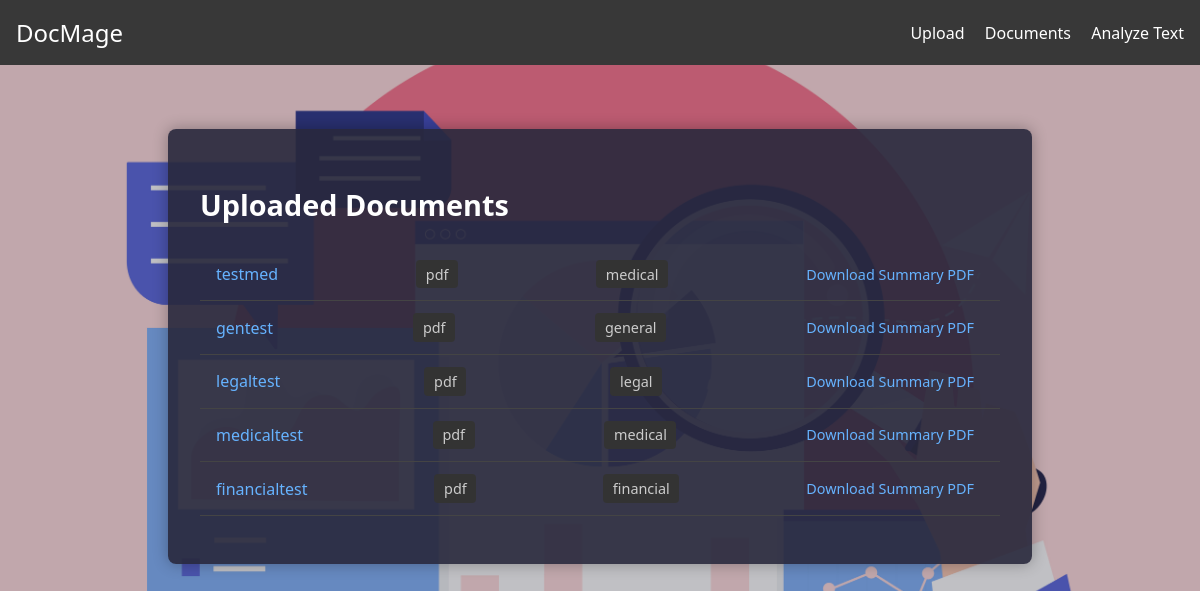
The app's page /documents/, older data.
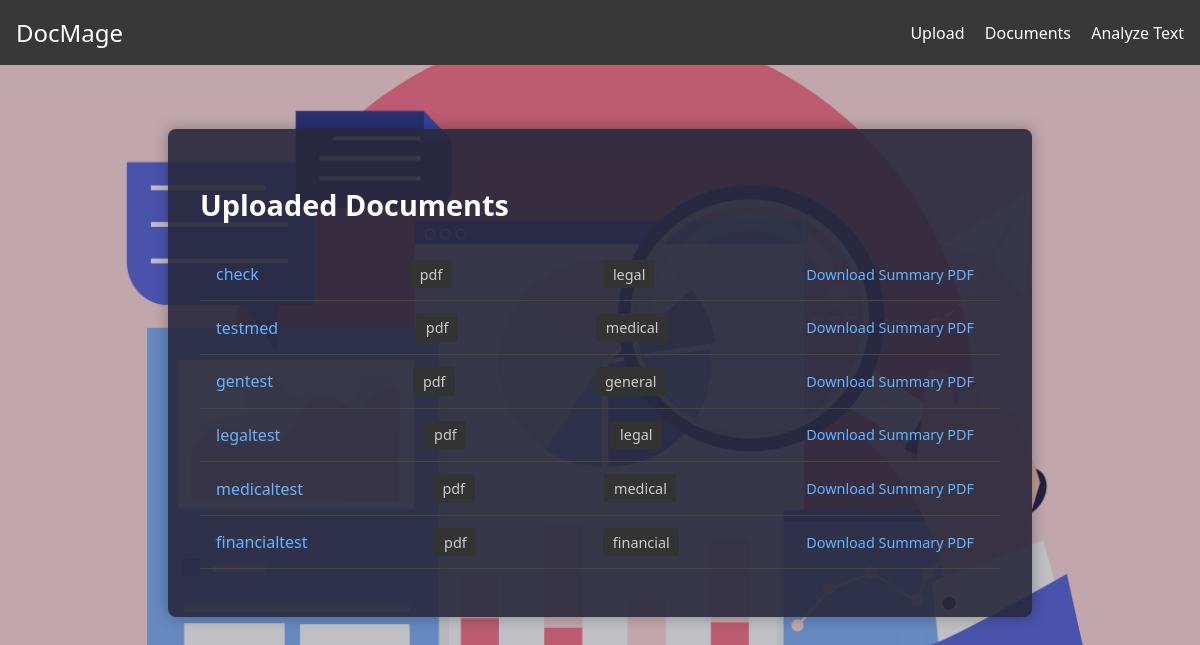
The same page, newer data.
### analyzer/models.py (models this page shows, shortened)
class Document(models.Model):
    DOC_TYPES = [
        ('pdf', 'PDF'),
        ('docx', 'Word'),
        ('txt', 'Text'),
    ]
    CATEGORY_CHOICES = [
        ('general', 'General'),
        ('medical', 'Medical'),
        ('legal', 'Legal'),
        ('financial', 'Financial'),
    ]
    title = models.CharField(max_length=255)
    file = models.FileField(upload_to='documents/')
    uploaded_at = models.DateTimeField(auto_now_add=True)
    doc_type = models.CharField(max_length=10, choices=DOC_TYPES, default='pdf')
    category = models.CharField(max_length=50, choices=CATEGORY_CHOICES, default='general')
    summary = models.TextField(blank=True, null=True)  # Overview
    key_points = models.JSONField(blank=True, null=True)  # ✅ New field
    raw_text = models.TextField(blank=True, null=True)
    highlights = models.JSONField(blank=True, null=True)

### analyzer/views.py (the view)
# urls.py: path('documents/', views.document_list, name='document_list'),
def document_list(request):
    documents = Document.objects.all().order_by('-uploaded_at')
    return render(request, 'analyzer/list.html', {'documents': documents})

### analyzer/templates/analyzer/list.html
{% extends 'analyzer/base.html' %}
{% block content %}
<div class="document-list-container">
    <h2>Uploaded Documents</h2>
    <ul class="document-list">
        {% for doc in documents %}
            <li class="document-item">
                <a href="{% url 'document_detail' doc.id %}">{{ doc.title }}</a>
                <span class="doc-type">{{ doc.doc_type }}</span>
                <span class="doc-category">{{ doc.category }}</span>
                <a href="{% url 'download_summary_pdf' doc.id %}" class="download-link">Download Summary PDF</a>
            </li>
        {% empty %}
            <li class="document-item empty">No documents uploaded yet.</li>
        {% endfor %}
    </ul>
</div>
{% endblock %}

### analyzer/templates/analyzer/base.html (shortened to what this page needs)
<!DOCTYPE html>
<html lang="en">
<head>
    {% load static %}
    <link rel="stylesheet" href="{% static 'css/styles.css' %}">
</head>
<body>
    <nav class="navbar">
        <div class="container">
            <a class="navbar-brand" href="{% url 'home' %}">DocMage</a>
            <div class="navbar-links">
                <a href="{% url 'upload_document' %}">Upload</a>
                <a href="{% url 'document_list' %}">Documents</a>
                <a href="{% url 'analyze_text' %}">Analyze Text</a>
            </div>
        </div>
    </nav>
    <main class="main-content">
        {% block content %}
        {% endblock %}
    </main>
</body>
</html>

### static/css/styles.css (style rules this page uses)
body { margin: 0; font-family: 'Segoe UI', Tahoma, Geneva, Verdana, sans-serif; background-color: #1e1e2f; color: #e0e0e0; position: relative; }
body::before { content: ""; position: fixed; top: 0; left: 0; width: 100%; height: 100%; background-image: url('/static/images/64683.jpg'); background-size: cover; background-position: center; background-repeat: no-repeat; opacity: 0.75; z-index: -1; }
.navbar { background-color: #383838; padding: 1rem; color: #ffffff; }
.navbar .container { display: flex; justify-content: space-between; align-items: center; }
.navbar-brand { font-size: 1.5rem; color: #ffffff; text-decoration: none; }
.navbar-links a { margin-left: 1rem; color: #ffffff; text-decoration: none; font-weight: 500; }
.main-content { padding: 2rem; }
.document-list-container { max-width: 800px; margin: 2rem auto; padding: 2rem; background-color: rgba(40, 40, 60, 0.9); border-radius: 8px; box-shadow: 0 0 15px rgba(0, 0, 0, 0.3); }
.document-list-container h2 { margin-bottom: 1.5rem; font-size: 1.8rem; color: #ffffff; }
.document-list { list-style: none; padding: 0; }
.document-item { display: flex; justify-content: space-between; align-items: center; padding: 0.75rem 1rem; border-bottom: 1px solid #444; flex-wrap: wrap; }
.document-item a { text-decoration: none; color: #66b3ff; font-weight: 500; margin-right: 10px; }
.doc-type, .doc-category { background-color: #333; padding: 0.3rem 0.6rem; border-radius: 4px; font-size: 0.9rem; color: #cccccc; margin-right: 10px; }
.download-link { color: #66b3ff; text-decoration: none; font-size: 0.9rem; }

Row changes from the older to the newer data that the page shows:
added Document: title "check", doc_type "pdf", category "legal"
